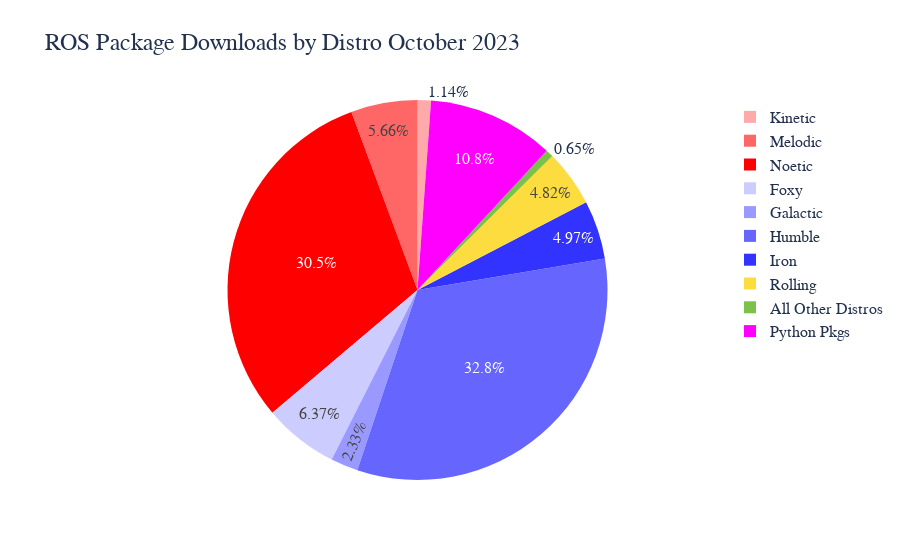

Here is the notebook cell this chart was saved with:
### Code cell
trace2 = go.Pie(values= temp[this_year], labels = temp["name"],title="",sort= False)
layout = go.Layout(title="ROS Package Downloads by Distro {0} {1}".format(this_month,this_year))
fig = go.Figure(data=trace2, layout=layout)


fig.update_layout(
    font_family="Arial",
    font_color="#22314E",
    font_size=16,
    title_font_size = 24,
    title_font_family="Arial",
    title_font_color="#22314E"
)

fig.update_traces(marker=dict(colors=['#FFAAAA','#FF6666','#FF0000','#CCCCFF','#9999FF',
                                      '#6666FF','#3333FF','#fcdc3f',"#7cc14b","#FF00FF"]))

fig.show()

### Figure 1 — Plotly figure (JSON) as saved in the notebook; plotly's stock layout.template omitted (floating-point values rounded to 4 significant figures)
{"data": [{"labels": ["Kinetic", "Melodic", "Noetic", "Foxy", "Galactic", "Humble", "Iron", "Rolling", "All Other Distros", "Python Pkgs"], "marker": {"colors": ["#FFAAAA", "#FF6666", "#FF0000", "#CCCCFF", "#9999FF", "#6666FF", "#3333FF", "#fcdc3f", "#7cc14b", "#FF00FF"]}, "sort": false, "title": {"text": ""}, "type": "pie", "values": [1.14, 5.66, 30.51, 6.37, 2.33, 32.79, 4.97, 4.82, 0.65, 10.76]}], "layout": {"font": {"color": "#22314E", "family": "Arial", "size": 16}, "title": {"font": {"color": "#22314E", "family": "Arial", "size": 24}, "text": "ROS Package Downloads by Distro October 2023"}}}
